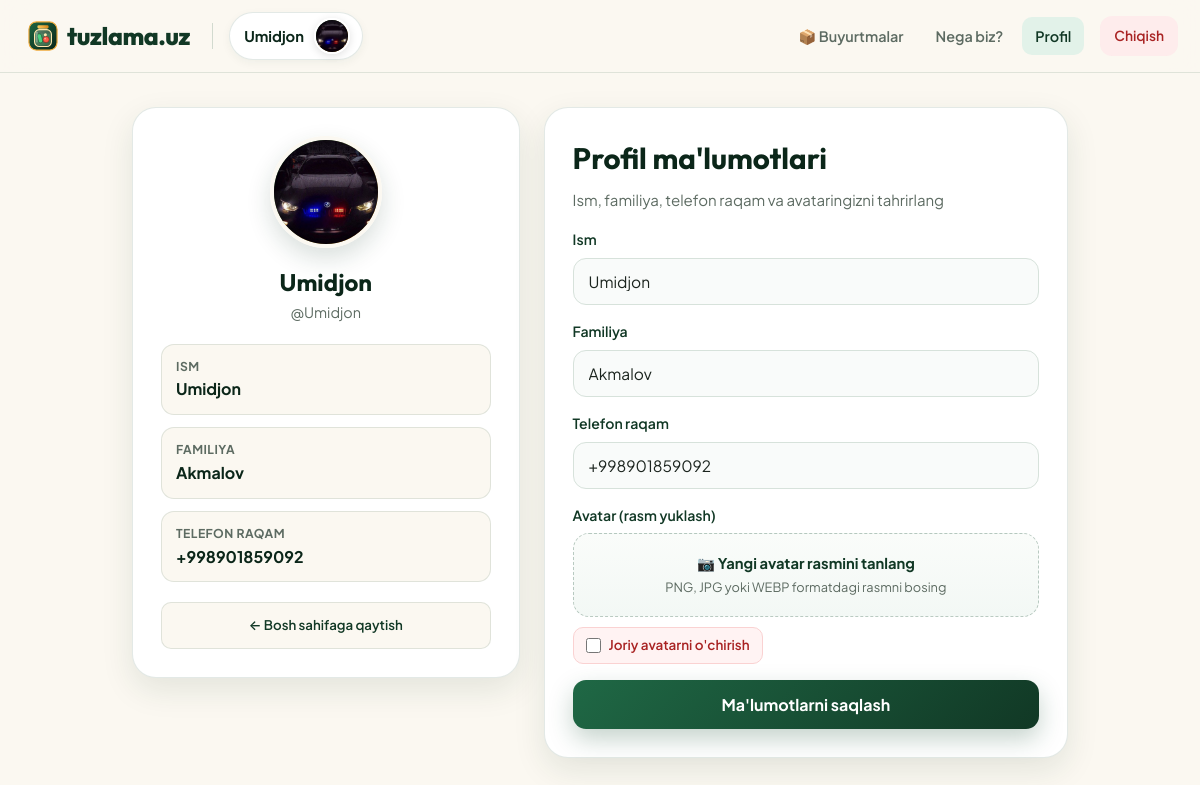
/profile/ (signed in), run on the app's committed database.
### acaunts/models.py (models this page shows, shortened)
class Profile(models.Model):
    user = models.OneToOneField(User, on_delete=models.CASCADE, related_name='profile')
    ism = models.CharField(max_length=150, blank=True, verbose_name='Ism')
    familiya = models.CharField(max_length=150, blank=True, verbose_name='Familiya')
    telefon = models.CharField(max_length=30, blank=True, verbose_name='Telefon raqam')
    avatar = models.ImageField(upload_to='avatars/', blank=True, null=True, verbose_name='Avatar')
    class Meta:
        verbose_name = 'Profil'
        verbose_name_plural = 'Profillar'
    @property
    def display_name(self):
        return self.ism or self.user.first_name or self.user.username

### acaunts/views.py (the view, shortened to what this page needs)
# urls.py: path('profile/', views.profile_view, name='profile'),
@login_required
def profile_view(request):
    profile, _ = Profile.objects.get_or_create(
        user=request.user,
        defaults={
            'ism': request.user.first_name or request.user.username,
            'familiya': request.user.last_name or '',
        },
    )
    return render(request, 'acaunts/profile.html', {
        'profile': profile,
    })

### templates/acaunts/profile.html (shortened to what this page needs)
{% extends 'base.html' %}
{% block content %}
<main class="profile-shell">
    <section class="profile-summary-card">
        <div style="text-align: center;">
            {% if profile.avatar %}
                <img src="{{ profile.avatar.url }}" alt="{{ profile.display_name }}" class="profile-avatar-large" id="avatarPreviewImg">
            {% else %}
                <div class="profile-avatar-large" id="avatarPreviewFallback">
                    {{ profile.display_name|slice:":1"|upper }}
                </div>
                <img src="" alt="Avatar preview" class="profile-avatar-large" id="avatarPreviewImg" style="display: none;">
            {% endif %}
            <h2 style="font-size: 1.5rem; color: var(--emerald-950);">{{ profile.display_name }}</h2>
            <p style="color: var(--text-muted); font-size: 0.9rem;">@{{ user.username }}</p>
        </div>
        <div class="profile-info-list">
            <div class="profile-info-item">
                <span>Ism</span>
                <strong>{{ profile.ism|default:"Kiritilmagan" }}</strong>
            </div>
            <div class="profile-info-item">
                <span>Familiya</span>
                <strong>{{ profile.familiya|default:"Kiritilmagan" }}</strong>
            </div>
            <div class="profile-info-item">
                <span>Telefon raqam</span>
                <strong>{{ profile.telefon|default:"Kiritilmagan" }}</strong>
            </div>
        </div>
        <div style="margin-top: 20px;">
            <a href="{% url 'home' %}" class="btn-detail" style="display: inline-block; width: 100%; text-align: center; padding: 12px;">
                ← Bosh sahifaga qaytish
            </a>
        </div>
    </section>
    <section class="profile-form-card">
        <div class="auth-card-header" style="margin-bottom: 18px;">
            <h2>Profil ma'lumotlari</h2>
            <p>Ism, familiya, telefon raqam va avataringizni tahrirlang</p>
        </div>
        <form method="post" enctype="multipart/form-data">
            <div class="form-group">
                <label class="form-label" for="prof_ism">Ism</label>
                <input
                    id="prof_ism"
                    name="ism"
                    type="text"
                    class="form-input"
                    value="{{ profile.ism }}"
                    placeholder="Ismingiz"
                    required
                >
            </div>
            <div class="form-group">
                <label class="form-label" for="prof_familiya">Familiya</label>
                <input
                    id="prof_familiya"
                    name="familiya"
                    type="text"
                    class="form-input"
                    value="{{ profile.familiya }}"
                    placeholder="Familiyangiz"
                >
            </div>
            <div class="form-group">
                <label class="form-label" for="prof_telefon">Telefon raqam</label>
                <input
                    id="prof_telefon"
                    name="telefon"
                    type="tel"
                    class="form-input"
                    value="{{ profile.telefon }}"
                    placeholder="+998 90 123 45 67"
                >
            </div>
            <div class="form-group">
                <label class="form-label" for="prof_avatar">Avatar (rasm yuklash)</label>
                <div class="file-dropzone">
                    <div class="file-dropzone-title">📷 Yangi avatar rasmini tanlang</div>
                    <div class="file-dropzone-sub">PNG, JPG yoki WEBP formatdagi rasmni bosing</div>
                </div>
                {% if profile.avatar %}
                    <label class="remove-avatar-toggle">
                        <input type="checkbox" name="remove_avatar" value="1">
                        <span>Joriy avatarni o'chirish</span>
                    </label>
                {% endif %}
            </div>
            <button type="submit" class="btn-primary">Ma'lumotlarni saqlash</button>
        </form>
    </section>
</main>
{% endblock %}

### templates/base.html (shortened to what this page needs)
{% load static %}
<!DOCTYPE html>
<html lang="uz">
<head>
    <link rel="stylesheet" href="{% static 'css/style.css' %}">
</head>
<body class="{% block body_class %}{% endblock %}">
{% block navbar %}
{% if user.is_authenticated %}
<header class="site-header">
    <div class="nav-container">
        <div class="nav-left">
            <a href="{% url 'home' %}"
               class="brand-btn"
               title="Bosh sahifaga o'tish">
                <img src="{% static 'img/favicon.svg' %}?v=2" alt="tuzlama.uz" style="width: 30px; height: 30px; border-radius: 8px; flex-shrink: 0;">
                <span>tuzlama.uz</span>
            </a>
            <a href="{% url 'profile' %}" class="user-chip" title="Profil sahifasiga o'tish">
                <span class="user-chip-name">{{ profile.display_name|default:user.username }}</span>
                {% if profile.avatar %}
                    <img src="{{ profile.avatar.url }}" alt="{{ profile.display_name }}" class="avatar-circle">
                {% else %}
                    <span class="avatar-circle">{{ profile.display_name|default:user.username|slice:":1"|upper }}</span>
                {% endif %}
            </a>
        </div>
        <div class="nav-right">
            <nav class="nav-links">
                <a href="{% url 'orders' %}" class="nav-link nav-orders-link {% if request.resolver_match.url_name == 'orders' %}active{% endif %}">
                    <span>📦 Buyurtmalar</span>
                </a>
                <a href="{% url 'home' %}#biz-haqimizda" class="nav-link">Nega biz?</a>
                <a href="{% url 'profile' %}" class="nav-link {% if request.resolver_match.url_name == 'profile' %}active{% endif %}">Profil</a>
            </nav>
            <a href="{% url 'logout' %}" class="logout-btn">Chiqish</a>
        </div>
    </div>
</header>
{% endif %}
{% endblock %}
{% block content %}{% endblock %}
</body>
</html>

### data on the page
Profile: display_name "Umidjon", avatar (picture), ism "Umidjon", familiya "Akmalov", telefon "+998901859092"

### other printed values
{{ user.username }} "Umidjon"
